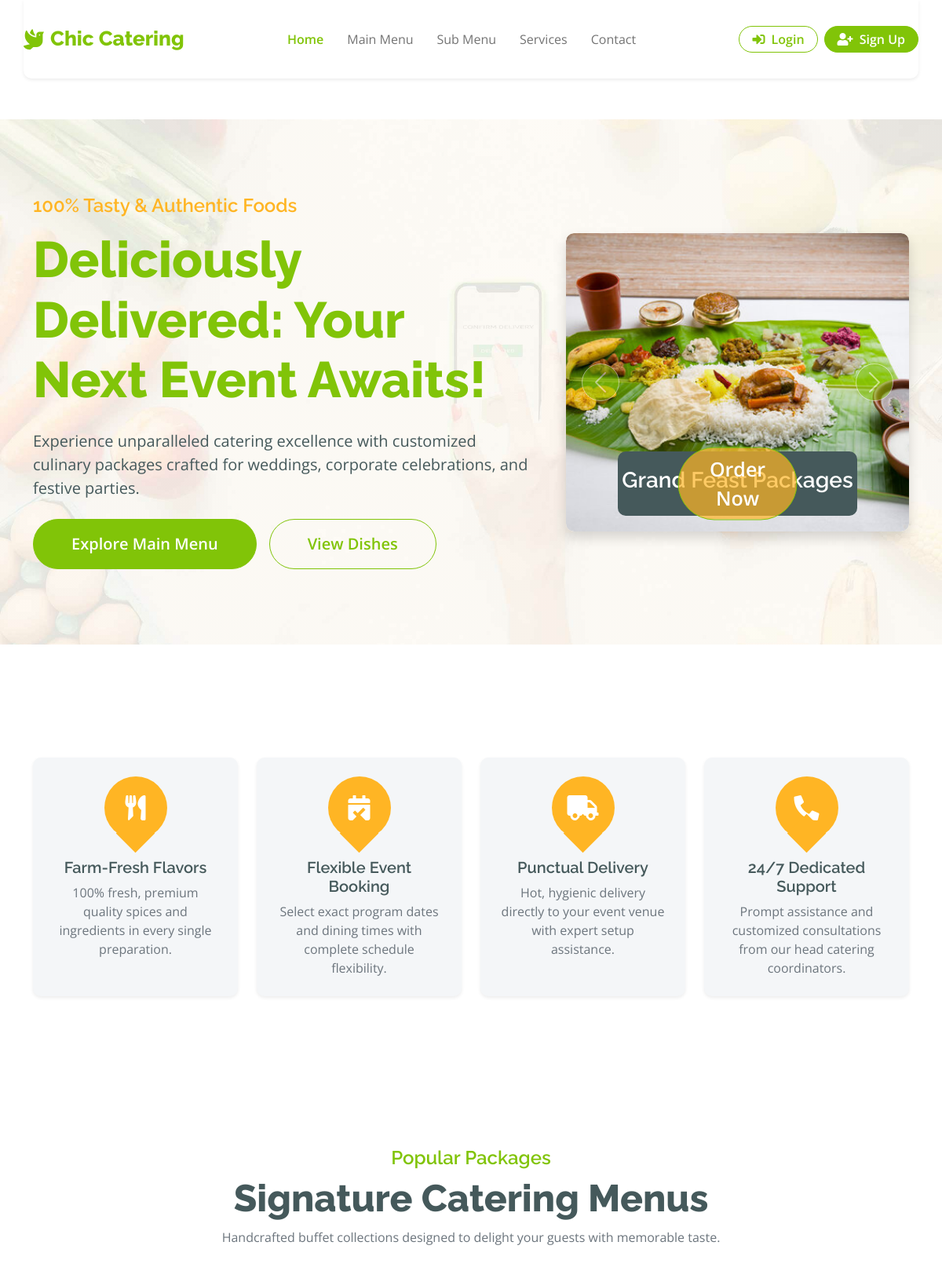
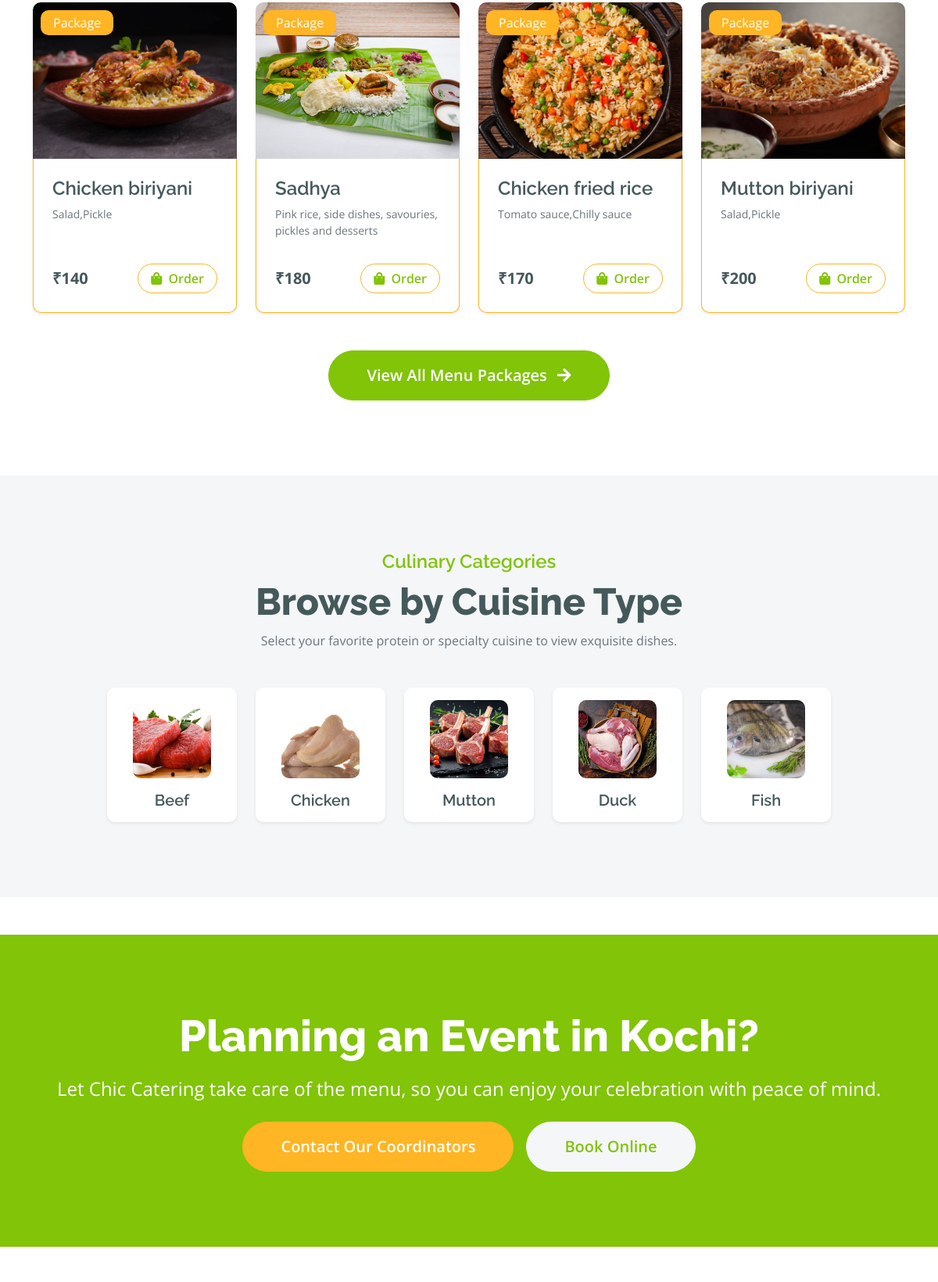
/customer/index.php (upper part), run on the app's committed database (2 pictures, top to bottom).
### tables this page shows
CREATE TABLE `menu` (
  `mid` int NOT NULL AUTO_INCREMENT,
  `mname` varchar(30) NOT NULL,
  `mimage` varchar(100) NOT NULL,
  `mprice` int NOT NULL,
  `description` text NOT NULL,
  `status` int NOT NULL DEFAULT '1',
  PRIMARY KEY (`mid`)
);

CREATE TABLE `category` (
  `cid` int NOT NULL AUTO_INCREMENT,
  `cname` varchar(30) NOT NULL,
  `cimage` varchar(200) NOT NULL,
  `status` int NOT NULL DEFAULT '1',
  PRIMARY KEY (`cid`)
);

### classes/DataAccess.class.php (called while the page is built, shortened)
<?php
class DataAccess
{
	private $_con,$_query,$_errors;
	public function __construct()
	{
		if(!$this->_con=mysqli_connect(DB_HOST,DB_USER,DB_PASSWORD,DB_NAME))
		{
			die("connection Error");
		}
	}
	public function query($query)
	{
		if(isset($query))
		{
			$words=explode(' ',$query);
			$this->_query=$query;
			$res=mysqli_query($this->_con,$this->_query);
			if($words[0]=='select' || $words[0]=='Select' || $words[0]=='SELECT')
			{
				if(mysqli_num_rows($res))
				{
					$dataArr=array();
					while($row=mysqli_fetch_assoc($res))
					{
						$dataArr[] = $row;
					}
					return $dataArr;
				}
				else
				{
					return false;
				}
			}
		}
	}
}
?>

### customer/index.php (the view, shortened to what this page needs)
<?php
require('head.php');
?>
<div class="container-fluid py-5 mb-5 hero-header">
    <div class="container py-5">
        <div class="row g-5 align-items-center">
            <div class="col-md-12 col-lg-7">
                <h4 class="mb-3 text-secondary font-weight-bold">100% Tasty & Authentic Foods</h4>
                <h1 class="mb-4 display-3 text-primary">Deliciously Delivered: Your Next Event Awaits!</h1>
                <p class="mb-4 text-dark fs-5">Experience unparalleled catering excellence with customized culinary packages crafted for weddings, corporate celebrations, and festive parties.</p>
                <div class="d-flex flex-wrap gap-3">
                    <a href="menu.php" class="btn btn-primary rounded-pill py-3 px-5 text-white fs-5">Explore Main Menu</a>
                    <a href="submenu.php" class="btn btn-outline-primary rounded-pill py-3 px-5 fs-5">View Dishes</a>
                </div>
            </div>
            <div class="col-md-12 col-lg-5">
                <div id="carouselId" class="carousel slide position-relative shadow rounded" data-bs-ride="carousel">
                    <div class="carousel-inner rounded" role="listbox">
                        <div class="carousel-item active">
                            <img src="img/main menu.jpg" class="img-fluid w-100 rounded" style="height: 380px; object-fit: cover;" alt="Grand Feast">
                            <div class="carousel-caption d-flex flex-column align-items-center justify-content-center bg-dark bg-opacity-50 rounded">
                                <h3 class="text-white mb-2">Grand Feast Packages</h3>
                                <a href="menu.php" class="btn btn-primary px-4 py-2 text-white rounded-pill">Order Now</a>
                            </div>
                        </div>
                    </div>
                    <button class="carousel-control-prev" type="button" data-bs-target="#carouselId" data-bs-slide="prev" aria-label="Previous slide">
                        <span class="carousel-control-prev-icon" aria-hidden="true"></span>
                    </button>
                    <button class="carousel-control-next" type="button" data-bs-target="#carouselId" data-bs-slide="next" aria-label="Next slide">
                        <span class="carousel-control-next-icon" aria-hidden="true"></span>
                    </button>
                </div>
            </div>
        </div>
    </div>
</div>
<div class="container-fluid featurs py-5">
    <div class="container py-5">
        <div class="row g-4">
            <div class="col-md-6 col-lg-3">
                <div class="featurs-item text-center rounded bg-light p-4 shadow-sm h-100">
                    <div class="featurs-icon btn-square rounded-circle bg-secondary mb-4 mx-auto" style="width: 80px; height: 80px; display: flex; align-items: center; justify-content: center;">
                        <i class="fas fa-utensils fa-2x text-white"></i>
                    </div>
                    <div class="featurs-content text-center">
                        <h5>Farm-Fresh Flavors</h5>
                        <p class="mb-0 text-muted">100% fresh, premium quality spices and ingredients in every single preparation.</p>
                    </div>
                </div>
            </div>
            <div class="col-md-6 col-lg-3">
                <div class="featurs-item text-center rounded bg-light p-4 shadow-sm h-100">
                    <div class="featurs-icon btn-square rounded-circle bg-secondary mb-4 mx-auto" style="width: 80px; height: 80px; display: flex; align-items: center; justify-content: center;">
                        <i class="fas fa-calendar-check fa-2x text-white"></i>
                    </div>
                    <div class="featurs-content text-center">
                        <h5>Flexible Event Booking</h5>
                        <p class="mb-0 text-muted">Select exact program dates and dining times with complete schedule flexibility.</p>
                    </div>
                </div>
            </div>
            <div class="col-md-6 col-lg-3">
                <div class="featurs-item text-center rounded bg-light p-4 shadow-sm h-100">
                    <div class="featurs-icon btn-square rounded-circle bg-secondary mb-4 mx-auto" style="width: 80px; height: 80px; display: flex; align-items: center; justify-content: center;">
                        <i class="fas fa-truck fa-2x text-white"></i>
                    </div>
                    <div class="featurs-content text-center">
                        <h5>Punctual Delivery</h5>
                        <p class="mb-0 text-muted">Hot, hygienic delivery directly to your event venue with expert setup assistance.</p>
                    </div>
                </div>
            </div>
            <div class="col-md-6 col-lg-3">
                <div class="featurs-item text-center rounded bg-light p-4 shadow-sm h-100">
                    <div class="featurs-icon btn-square rounded-circle bg-secondary mb-4 mx-auto" style="width: 80px; height: 80px; display: flex; align-items: center; justify-content: center;">
                        <i class="fa fa-phone-alt fa-2x text-white"></i>
                    </div>
                    <div class="featurs-content text-center">
                        <h5>24/7 Dedicated Support</h5>
                        <p class="mb-0 text-muted">Prompt assistance and customized consultations from our head catering coordinators.</p>
                    </div>
                </div>
            </div>
        </div>
    </div>
</div>
<div class="container-fluid py-5">
    <div class="container py-5">
        <div class="text-center mx-auto mb-5" style="max-width: 700px;">
            <h4 class="text-primary font-weight-bold">Popular Packages</h4>
            <h1 class="display-5">Signature Catering Menus</h1>
            <p class="text-muted">Handcrafted buffet collections designed to delight your guests with memorable taste.</p>
        </div>
        <div class="row g-4 justify-content-center">
            <?php
            $featuredMenus = $dao->query("SELECT * FROM menu WHERE status=1 LIMIT 4");
            if (!empty($featuredMenus)):
                foreach ($featuredMenus as $menu):
            ?>
                <div class="col-md-6 col-lg-4 col-xl-3">
                    <div class="rounded position-relative fruite-item h-100 d-flex flex-column shadow-sm bg-white">
                        <div class="fruite-img">
                            <img src="<?= BASE_URL . 'menu_images/' . htmlspecialchars($menu['mimage']) ?>" class="img-fluid w-100 rounded-top" style="height: 200px; object-fit: cover;" alt="<?= htmlspecialchars($menu['mname']) ?>">
                        </div>
                        <div class="text-white bg-secondary px-3 py-1 rounded position-absolute" style="top: 10px; left: 10px;">Package</div>
                        <div class="p-4 border border-secondary border-top-0 rounded-bottom d-flex flex-column flex-grow-1">
                            <h4 class="mb-2"><?= htmlspecialchars($menu['mname']) ?></h4>
                            <p class="text-muted small flex-grow-1"><?= htmlspecialchars($menu['description']) ?></p>
                            <div class="d-flex justify-content-between align-items-center mt-3">
                                <p class="text-dark fs-5 fw-bold mb-0">₹<?= htmlspecialchars($menu['mprice']) ?></p>
                                <a href="<?= $isLoggedIn ? 'bookingmenu.php?mid=' . $menu['mid'] : 'login.php' ?>" class="btn border border-secondary rounded-pill px-3 text-primary">
                                    <i class="fa fa-shopping-bag me-1 text-primary"></i> Order
                                </a>
                            </div>
                        </div>
                    </div>
                </div>
            <?php
                endforeach;
            endif;
            ?>
        </div>
        <div class="text-center mt-5">
            <a href="menu.php" class="btn btn-primary rounded-pill py-3 px-5 text-white fs-5">
                View All Menu Packages <i class="fa fa-arrow-right ms-2"></i>
            </a>
        </div>
    </div>
</div>
<div class="container-fluid py-5 bg-light">
    <div class="container py-5">
        <div class="text-center mx-auto mb-5" style="max-width: 700px;">
            <h4 class="text-primary font-weight-bold">Culinary Categories</h4>
            <h1 class="display-5">Browse by Cuisine Type</h1>
            <p class="text-muted">Select your favorite protein or specialty cuisine to view exquisite dishes.</p>
        </div>
        <div class="row g-4 justify-content-center">
            <?php
            $cats = $dao->query("SELECT * FROM category WHERE status=1 LIMIT 6");
            if (!empty($cats)):
                foreach ($cats as $cat):
            ?>
                <div class="col-md-6 col-lg-4 col-xl-2">
                    <a href="items.php?id=<?= $cat['cid'] ?>" class="text-decoration-none">
                        <div class="card border-0 shadow-sm rounded text-center p-3 h-100 hover-card" style="transition: transform 0.2s;">
                            <img src="<?= BASE_URL . 'category_images/' . htmlspecialchars($cat['cimage']) ?>" class="card-img-top rounded mx-auto mb-3" style="width: 100px; height: 100px; object-fit: cover;" alt="<?= htmlspecialchars($cat['cname']) ?>">
                            <h5 class="card-title text-dark mb-0"><?= htmlspecialchars($cat['cname']) ?></h5>
                        </div>
                    </a>
                </div>
            <?php
                endforeach;
            endif;
            ?>
        </div>
    </div>
</div>
<div class="container-fluid py-5 bg-primary my-5">
    <div class="container py-5 text-center text-white">
        <h1 class="display-4 text-white mb-3">Planning an Event in Kochi?</h1>
        <p class="fs-4 mb-4">Let Chic Catering take care of the menu, so you can enjoy your celebration with peace of mind.</p>
        <div class="d-flex justify-content-center gap-3">
            <a href="contact.php" class="btn btn-secondary rounded-pill py-3 px-5 text-white fs-5">Contact Our Coordinators</a>
            <a href="menu.php" class="btn btn-light rounded-pill py-3 px-5 text-primary fs-5">Book Online</a>
        </div>
    </div>
</div>
<?php require('footer.php'); ?>

### customer/css/style.css (style rules this page uses)
.btn { font-weight: 600; transition: .5s; }
.btn-square { width: 32px; height: 32px; }
.btn-square, .btn-sm-square, .btn-md-square, .btn-lg-square { padding: 0; display: flex; align-items: center; justify-content: center; font-weight: normal; }
.btn.border-secondary { transition: 0.5s; }
.hero-header { background: linear-gradient(rgba(248, 223, 173, 0.1), rgba(248, 223, 173, 0.1)), url(../img/hero-img.jpg); background-position: center center; background-repeat: no-repeat; background-size: cover; }
.carousel-item { position: relative; }
.carousel-item a { position: absolute; top: 50%; left: 50%; transform: translate(-50%, -50%); font-size: 25px; background: linear-gradient(rgba(255, 181, 36, 0.7), rgba(255, 181, 36, 0.7)); }
.carousel-control-next, .carousel-control-prev { width: 48px; height: 48px; border-radius: 48px; border: 1px solid var(--bs-white); background: var(--bs-primary); position: absolute; top: 50%; transform: translateY(-50%); }
.carousel-control-next { margin-right: 20px; }
.carousel-control-prev { margin-left: 20px; }
@media (min-width: 992px) { .hero-header, .page-header { margin-top: 152px !important; } }
.featurs .featurs-item .featurs-icon { position: relative; width: 120px; height: 120px; }
.featurs .featurs-item .featurs-icon::after { content: ""; width: 35px; height: 35px; background: var(--bs-secondary); position: absolute; bottom: -10px; transform: translate(-50%); transform: rotate(45deg); background: var(--bs-secondary); }

### customer/css/app-responsive.css (style rules this page uses)
:root { --app-primary: #81C408; --app-primary-dark: #6ea106; --app-dark: #202020; --app-bg: #f8f9fa; --app-tab-height: 64px; }
html { -webkit-text-size-adjust: 100%; scroll-behavior: smooth; }
.fruite-img img, .card-img-top { aspect-ratio: 4 / 3; object-fit: cover; }

### data on the page
menu: mimage (picture), mname "Chicken biriyani", description "Salad,Pickle", mprice "140"
menu: mimage (picture), mname "Sadhya", description "Pink rice, side dishes, savouries, pickles and desserts", mprice "180"
menu: mimage (picture), mname "Chicken fried rice", description "Tomato sauce,Chilly sauce", mprice "170"
menu: mimage (picture), mname "Mutton biriyani", description "Salad,Pickle", mprice "200"
category: cimage (picture), cname "Beef"
category: cimage (picture), cname "Chicken"
category: cimage (picture), cname "Mutton"
category: cimage (picture), cname "Duck"
category: cimage (picture), cname "Fish"
